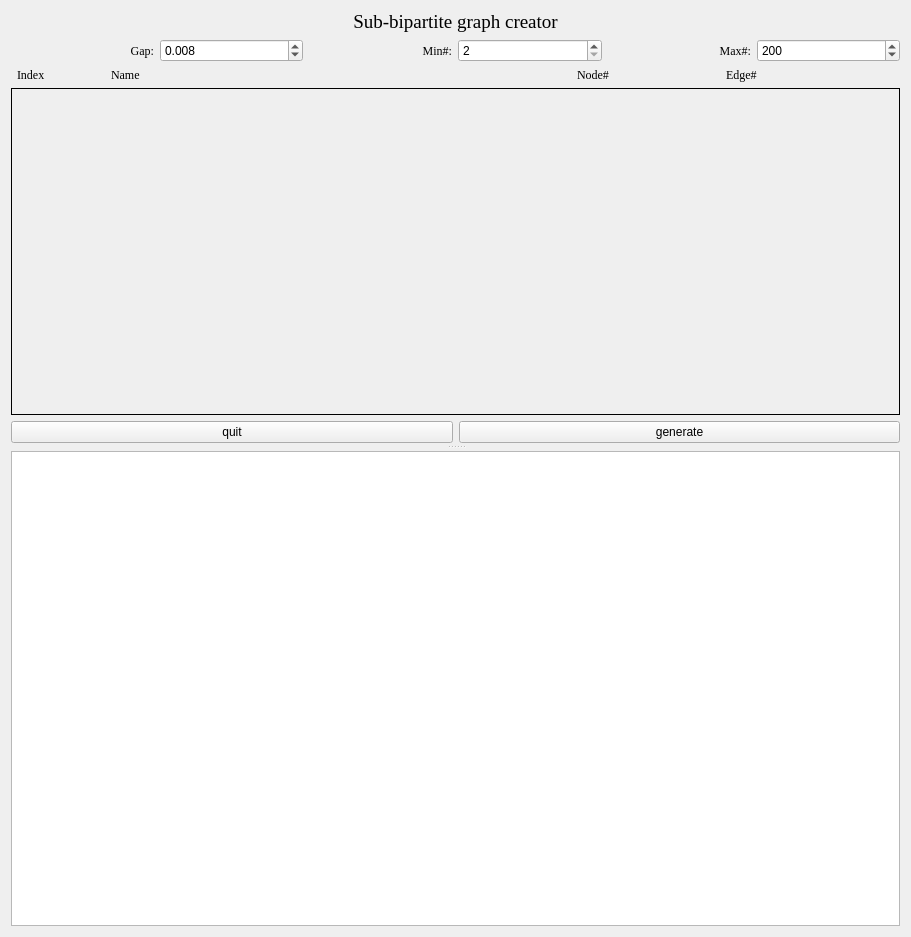
<?xml version="1.0" encoding="UTF-8"?>
<ui version="4.0">
 <class>Form</class>
 <widget class="QWidget" name="Form">
  <property name="windowModality">
   <enum>Qt::ApplicationModal</enum>
  </property>
  <property name="geometry">
   <rect>
    <x>0</x>
    <y>0</y>
    <width>911</width>
    <height>937</height>
   </rect>
  </property>
  <property name="windowTitle">
   <string>GUI</string>
  </property>
  <property name="autoFillBackground">
   <bool>true</bool>
  </property>
  <layout class="QGridLayout" name="gridLayout" rowstretch="0" columnstretch="0">
   <item row="0" column="0">
    <widget class="QSplitter" name="splitter">
     <property name="orientation">
      <enum>Qt::Vertical</enum>
     </property>
     <property name="opaqueResize">
      <bool>true</bool>
     </property>
     <property name="handleWidth">
      <number>8</number>
     </property>
     <widget class="QWidget" name="">
      <layout class="QVBoxLayout" name="verticalLayout">
       <item>
        <widget class="QLabel" name="label">
         <property name="font">
          <font>
           <family>Times New Roman</family>
           <pointsize>14</pointsize>
          </font>
         </property>
         <property name="text">
          <string>Sub-bipartite graph creator</string>
         </property>
         <property name="alignment">
          <set>Qt::AlignCenter</set>
         </property>
        </widget>
       </item>
       <item>
        <layout class="QHBoxLayout" name="horizontalLayout">
         <item>
          <widget class="QLabel" name="label_2">
           <property name="font">
            <font>
             <family>Times New Roman</family>
            </font>
           </property>
           <property name="layoutDirection">
            <enum>Qt::LeftToRight</enum>
           </property>
           <property name="text">
            <string>Gap:</string>
           </property>
           <property name="alignment">
            <set>Qt::AlignRight|Qt::AlignTrailing|Qt::AlignVCenter</set>
           </property>
          </widget>
         </item>
         <item>
          <widget class="QDoubleSpinBox" name="gap_num">
           <property name="decimals">
            <number>3</number>
           </property>
           <property name="minimum">
            <double>0.001000000000000</double>
           </property>
           <property name="maximum">
            <double>0.999000000000000</double>
           </property>
           <property name="singleStep">
            <double>0.001000000000000</double>
           </property>
           <property name="value">
            <double>0.008000000000000</double>
           </property>
          </widget>
         </item>
         <item>
          <widget class="QLabel" name="label_3">
           <property name="font">
            <font>
             <family>Times New Roman</family>
            </font>
           </property>
           <property name="frameShape">
            <enum>QFrame::NoFrame</enum>
           </property>
           <property name="frameShadow">
            <enum>QFrame::Plain</enum>
           </property>
           <property name="text">
            <string>Min#:</string>
           </property>
           <property name="alignment">
            <set>Qt::AlignRight|Qt::AlignTrailing|Qt::AlignVCenter</set>
           </property>
          </widget>
         </item>
         <item>
          <widget class="QSpinBox" name="min_box">
           <property name="minimum">
            <number>2</number>
           </property>
           <property name="value">
            <number>2</number>
           </property>
          </widget>
         </item>
         <item>
          <widget class="QLabel" name="label_4">
           <property name="font">
            <font>
             <family>Times New Roman</family>
            </font>
           </property>
           <property name="text">
            <string>Max#:</string>
           </property>
           <property name="alignment">
            <set>Qt::AlignRight|Qt::AlignTrailing|Qt::AlignVCenter</set>
           </property>
          </widget>
         </item>
         <item>
          <widget class="QSpinBox" name="max_box">
           <property name="minimum">
            <number>3</number>
           </property>
           <property name="maximum">
            <number>1000</number>
           </property>
           <property name="value">
            <number>200</number>
           </property>
          </widget>
         </item>
        </layout>
       </item>
       <item>
        <layout class="QHBoxLayout" name="horizontalLayout_2" stretch="5,30,9,11">
         <item>
          <widget class="QLabel" name="label_5">
           <property name="font">
            <font>
             <family>Times New Roman</family>
            </font>
           </property>
           <property name="text">
            <string>  Index</string>
           </property>
           <property name="alignment">
            <set>Qt::AlignLeading|Qt::AlignLeft|Qt::AlignVCenter</set>
           </property>
          </widget>
         </item>
         <item>
          <widget class="QLabel" name="label_6">
           <property name="font">
            <font>
             <family>Times New Roman</family>
            </font>
           </property>
           <property name="text">
            <string>     Name</string>
           </property>
           <property name="alignment">
            <set>Qt::AlignLeading|Qt::AlignLeft|Qt::AlignVCenter</set>
           </property>
          </widget>
         </item>
         <item>
          <widget class="QLabel" name="label_7">
           <property name="font">
            <font>
             <family>Times New Roman</family>
            </font>
           </property>
           <property name="text">
            <string>Node#</string>
           </property>
           <property name="alignment">
            <set>Qt::AlignLeading|Qt::AlignLeft|Qt::AlignVCenter</set>
           </property>
          </widget>
         </item>
         <item>
          <widget class="QLabel" name="label_8">
           <property name="font">
            <font>
             <family>Times New Roman</family>
            </font>
           </property>
           <property name="text">
            <string>Edge#</string>
           </property>
           <property name="alignment">
            <set>Qt::AlignLeading|Qt::AlignLeft|Qt::AlignVCenter</set>
           </property>
          </widget>
         </item>
        </layout>
       </item>
       <item>
        <widget class="QScrollArea" name="scrollArea">
         <property name="frameShape">
          <enum>QFrame::Box</enum>
         </property>
         <property name="frameShadow">
          <enum>QFrame::Plain</enum>
         </property>
         <property name="sizeAdjustPolicy">
          <enum>QAbstractScrollArea::AdjustToContents</enum>
         </property>
         <property name="widgetResizable">
          <bool>true</bool>
         </property>
         <widget class="QWidget" name="scrollAreaWidgetContents">
          <property name="geometry">
           <rect>
            <x>0</x>
            <y>0</y>
            <width>885</width>
            <height>329</height>
           </rect>
          </property>
         </widget>
        </widget>
       </item>
       <item>
        <layout class="QHBoxLayout" name="horizontalLayout_3">
         <item>
          <widget class="QPushButton" name="quit">
           <property name="text">
            <string>quit</string>
           </property>
          </widget>
         </item>
         <item>
          <widget class="QPushButton" name="generate">
           <property name="text">
            <string>generate</string>
           </property>
          </widget>
         </item>
        </layout>
       </item>
      </layout>
     </widget>
     <widget class="QTextBrowser" name="textBrowser">
      <property name="font">
       <font>
        <family>Courier New</family>
        <pointsize>12</pointsize>
       </font>
      </property>
     </widget>
    </widget>
   </item>
  </layout>
 </widget>
 <tabstops>
  <tabstop>gap_num</tabstop>
  <tabstop>min_box</tabstop>
  <tabstop>max_box</tabstop>
  <tabstop>quit</tabstop>
  <tabstop>generate</tabstop>
  <tabstop>scrollArea</tabstop>
 </tabstops>
 <resources/>
 <connections/>
</ui>
